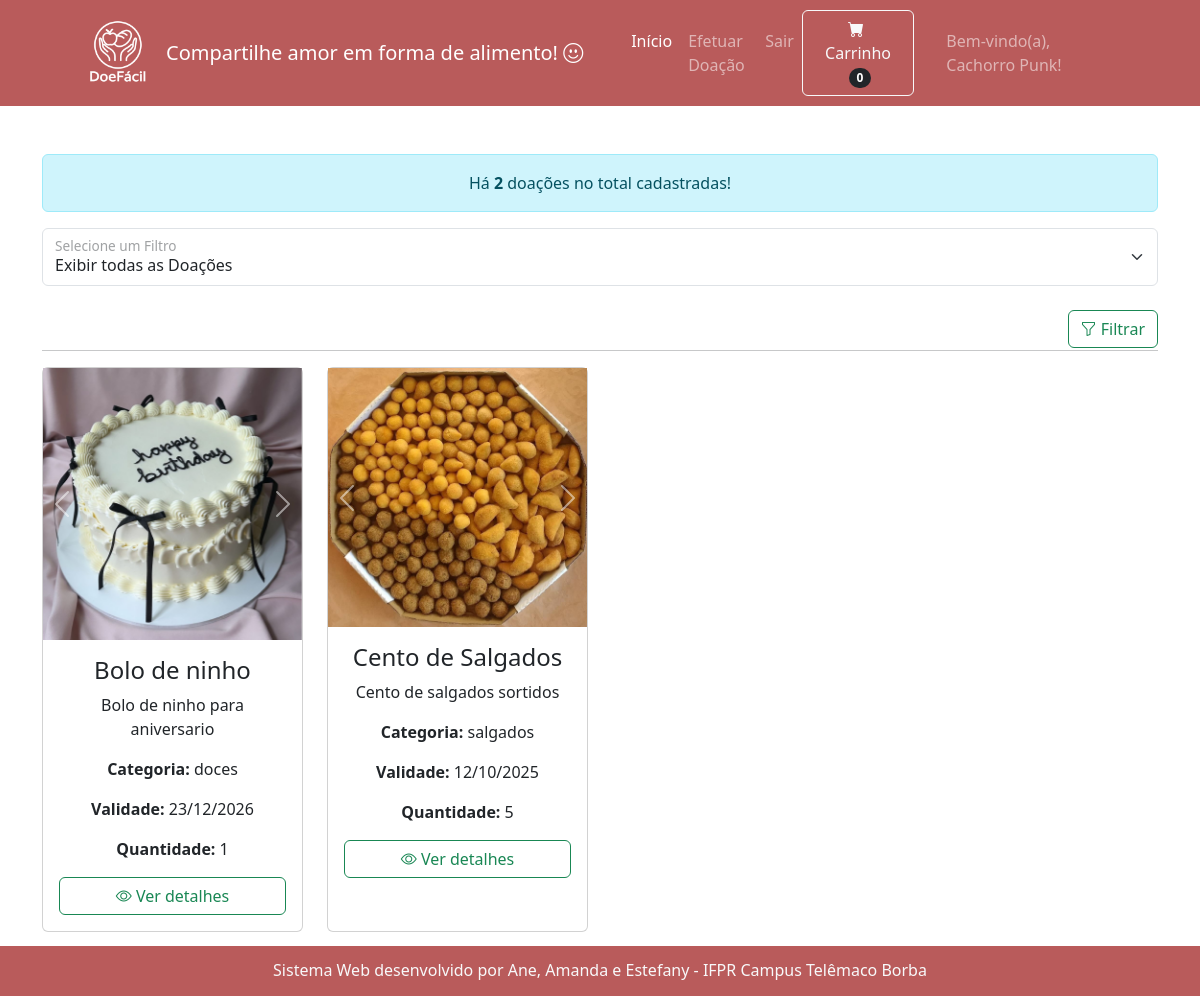
The page /index.php (signed in) on the database its author committed.
### tables this page shows
CREATE TABLE `produtos` (
  `id_produtos` int NOT NULL,
  `url` varchar(200) NOT NULL,
  `nome` varchar(50) NOT NULL,
  `descricao` varchar(100) DEFAULT NULL,
  `categorias` varchar(20) NOT NULL,
  `data_validade` date DEFAULT NULL,
  `quantidade` int DEFAULT NULL,
  `id_doacao` int DEFAULT NULL,
  `statusProduto` varchar(15) NOT NULL
);

### index.php (the view)
<?php include "header.php" ?>
<div class='container mt-5 mb-5'>
    <?php
        include "conexaoBD.php";
        $listarDoacoes = "SELECT * FROM Produtos";
        if(isset($_GET['filtroProduto'])){
            $filtroProduto = $_GET['filtroProduto'];
            if($filtroProduto != 'todos'){
                $listarDoacoes .= " WHERE statusProduto LIKE '$filtroProduto' ";
            }
            switch($filtroProduto){
                case "todos" : $mensagemFiltro = "no total";
                break;
                case "disponivel" : $mensagemFiltro = "disponíveis";
                break;
                case "esgotado" : $mensagemFiltro = "esgotados";
                break;
            }
        } else {
            $filtroProduto = "todos";
            $mensagemFiltro = "no total";
        }
        $res = mysqli_query($conn, $listarDoacoes);
        $totalDoacoes = mysqli_num_rows($res);
        if($totalDoacoes > 0){
            echo "<div class='alert alert-info text-center'>Há <strong>$totalDoacoes</strong> doações $mensagemFiltro cadastradas!</div>";
        } else {
            echo "<div class='alert alert-info text-center'>Não há Doações cadastradas no sistema!</div>";
        }
        echo "
            <form name='formFiltro' action='index.php' method='GET'>
                <div class='form-floating mt-3'>
                    <select class='form-select' name='filtroProduto' required>
                        <option value='todos'"; if($filtroProduto == 'todos'){echo "selected";} echo">Exibir todas as Doações</option>
                        <option value='disponivel'"; if($filtroProduto == 'disponivel'){echo "selected";} echo">Exibir apenas Doações disponíveis</option>
                        <option value='esgotado'"; if($filtroProduto == 'esgotado'){echo "selected";} echo">Exibir apenas Doações esgotadas</option>
                    </select>
                    <label for='filtroProduto'>Selecione um Filtro</label>
                    <br>
                </div>
                <button type='submit' class='btn btn-outline-success' style='float:right'><i class='bi bi-funnel'></i> Filtrar</button>
                <br>
            </form>
        ";
    ?>
    <hr>
    <div class="row">
        <?php
            while($registro = mysqli_fetch_assoc($res)){
                $idProduto   = $registro['id_produtos'];
                $url         = $registro['url'];
                $nome        = $registro['nome'];
                $descricao   = $registro['descricao'];
                $categoria   = $registro['categorias'];
                $dataValidade = $registro['data_validade'];
                $quantidade  = $registro['quantidade'];
                $diaValidade = substr($dataValidade, 8, 2);
                $mesValidade = substr($dataValidade, 5, 2);
                $anoValidade = substr($dataValidade, 0, 4);
                $imagens = explode(",", $url);
                echo "
                    <div class='col-sm-3 mb-3'>
                        <div class='card h-100'>
                            <div id='carousel$idProduto' class='carousel slide' data-bs-ride='carousel'>
                                <div class='carousel-inner'>";
                                    $active = "active";
                                    foreach($imagens as $img){
                                        echo "
                                            <div class='carousel-item $active'>
                                                <img src='$img' class='d-block w-100' alt='Imagem da doação $nome'>
                                            </div>";
                                        $active = "";
                                    }
                                echo "</div>
                                <button class='carousel-control-prev' type='button' data-bs-target='#carousel$idProduto' data-bs-slide='prev'>
                                    <span class='carousel-control-prev-icon'></span>
                                </button>
                                <button class='carousel-control-next' type='button' data-bs-target='#carousel$idProduto' data-bs-slide='next'>
                                    <span class='carousel-control-next-icon'></span>
                                </button>
                            </div>
                            <div class='card-body text-center'>
                                <h4 class='card-title'>$nome</h4>
                                <p class='card-text'>$descricao</p>
                                <p class='card-text'><strong>Categoria:</strong> $categoria</p>
                                <p class='card-text'><strong>Validade:</strong> $diaValidade/$mesValidade/$anoValidade</p>
                                <p class='card-text'><strong>Quantidade:</strong> $quantidade</p>
                                <div class='d-grid'>
                                    <a class='btn btn-outline-success' href='visualizarProduto.php?idProduto=$idProduto'>
                                        <i class='bi bi-eye'></i> Ver detalhes
                                    </a>
                                </div>
                            </div>
                        </div>
                    </div>
                ";
            }
        ?>
    </div>
</div>
<?php include "footer.php" ?>

### rows shown on the page
produtos: url (picture), nome "Bolo de ninho", descricao "Bolo de ninho para aniversario", categorias "doces", data_validade "23", data_validade "12", data_validade "2026", quantidade "1"
produtos: url (picture), nome "Cento de Salgados", descricao "Cento de salgados sortidos", categorias "salgados", data_validade "12", data_validade "10", data_validade "2025", quantidade "5"

### other values the page prints
$nomeUsuario "Cachorro Punk"
$totalDoacoes "2"
$mensagemFiltro "no total"
